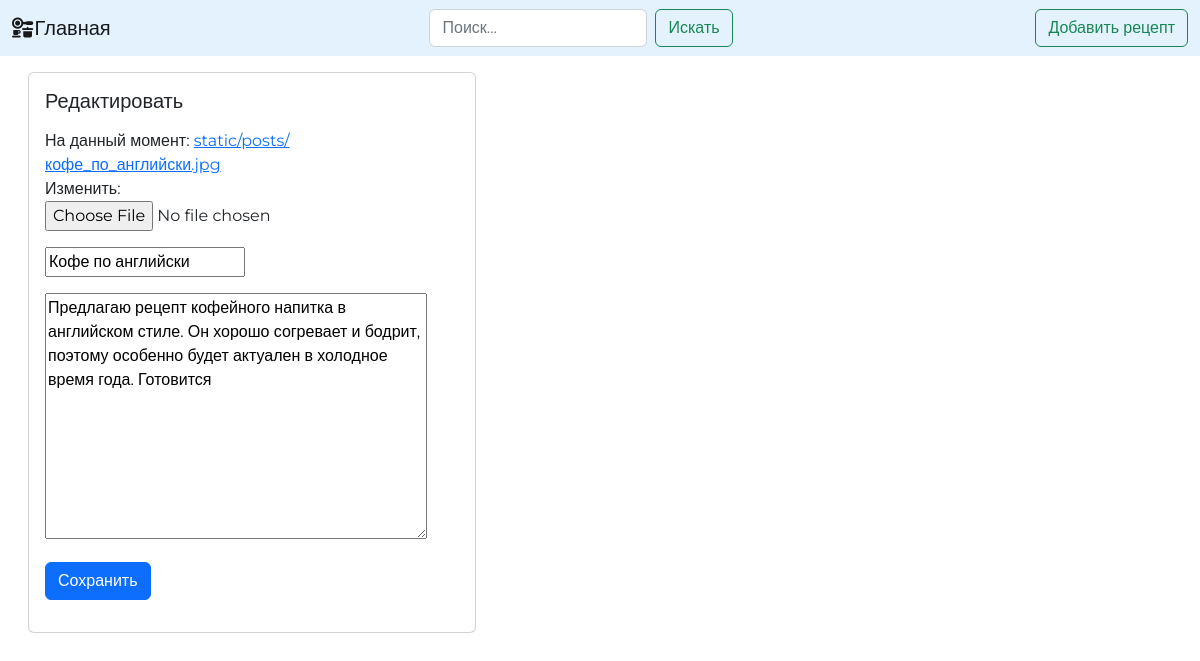
The app's page /edit/4 with its own data.
### blog/models.py (models this page shows, shortened)
class Post(models.Model):
    author = models.CharField(max_length=20, default='User')
    image = models.ImageField(upload_to='static')
    title = models.CharField(max_length=50, null=True, blank=True)
    desc = models.TextField(max_length=150)
    class Meta:
        verbose_name = 'Пост'
        verbose_name_plural = 'Посты'

### blog/views.py (the view)
# urls.py: path('edit/<int:pk>', NeedUpdateView.as_view(), name = 'edit'),
class NeedUpdateView(UpdateView):
    model = Post
    template_name = 'edit.html'
    fields = 'image', 'title', 'desc'
    success_url = '/'

### blog/templates/edit.html (shortened to what this page needs)
{% extends 'base.html' %}
{% block content %}
    <div class="container m-3">
        <div class="card" style="width: 28rem;">
      <div class="card-body">
        <h5 class="card-title">Редактировать</h5>
        <p class="card-text">
            <form action="" method="post">
                {% for i in form %}
                    <p id="items">{{i}}</p>
                {% endfor %}
                <input type="submit" class="btn btn-primary" value="Сохранить">
            </form>
        </p>
      </div>
    </div>
    </div>
{% endblock %}

### records on screen
Post: form "Кофе по английски" "Предлагаю рецепт кофейного напитка в английском стиле. Он хорошо согревает и бодрит, поэтому особенно будет актуален в холодное время года. Готовится"
